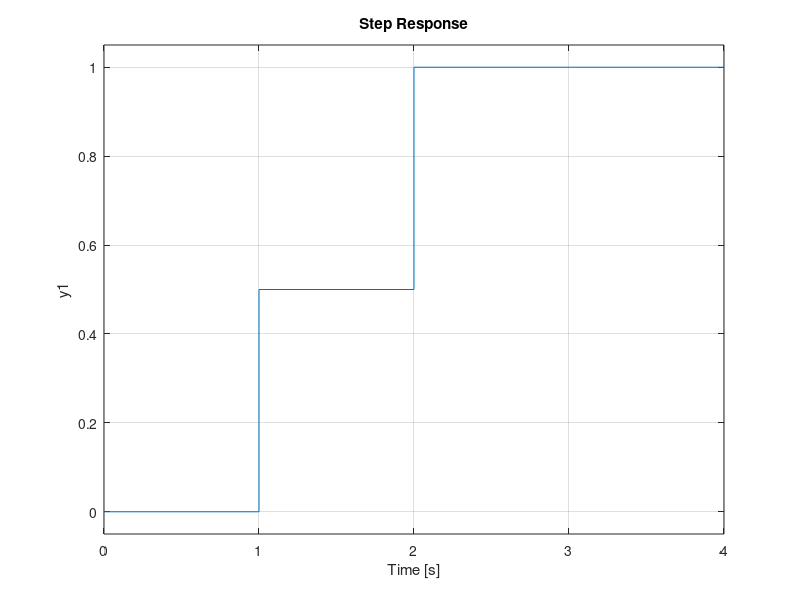

This chart was generated by the following MATLAB code:
%% MR2007 dead beat control of double integrator
A = [0 1; 0 0]; B = [0;1]; C=[1, 0]; D = 0;
sys_c = ss(A, B, C, D)

h = 1; % Sampling time

sys_d = c2d(sys_c, h) % Sampled system

% Desired coefficients in charact polynomial double pole in
p = 0.0;
coef = conv([1,-p], [1, -p])

L = [1/2  1; 1/2  -1 ] \  [2+coef(2); -1+coef(3)];
L = L'
% Verify
[Phi, Gamma, C, D] = ssdata(sys_d)
eig(Phi - Gamma*L)

% Also deadbeat observer
K = [2;1];
% Verify
eig(Phi - K*C)


% The complete system
Phi_e = [Phi  -Gamma*L
    K*C  Phi-K*C-Gamma*L];
Gamma_e = [Gamma; Gamma];
C_e = [C zeros(size(C))];

% Verify poles
eig(Phi_e)

sys_complete = ss(Phi_e, Gamma_e, C_e, zeros(1,1), h);

figure(2)
clf
step(sys_complete)
